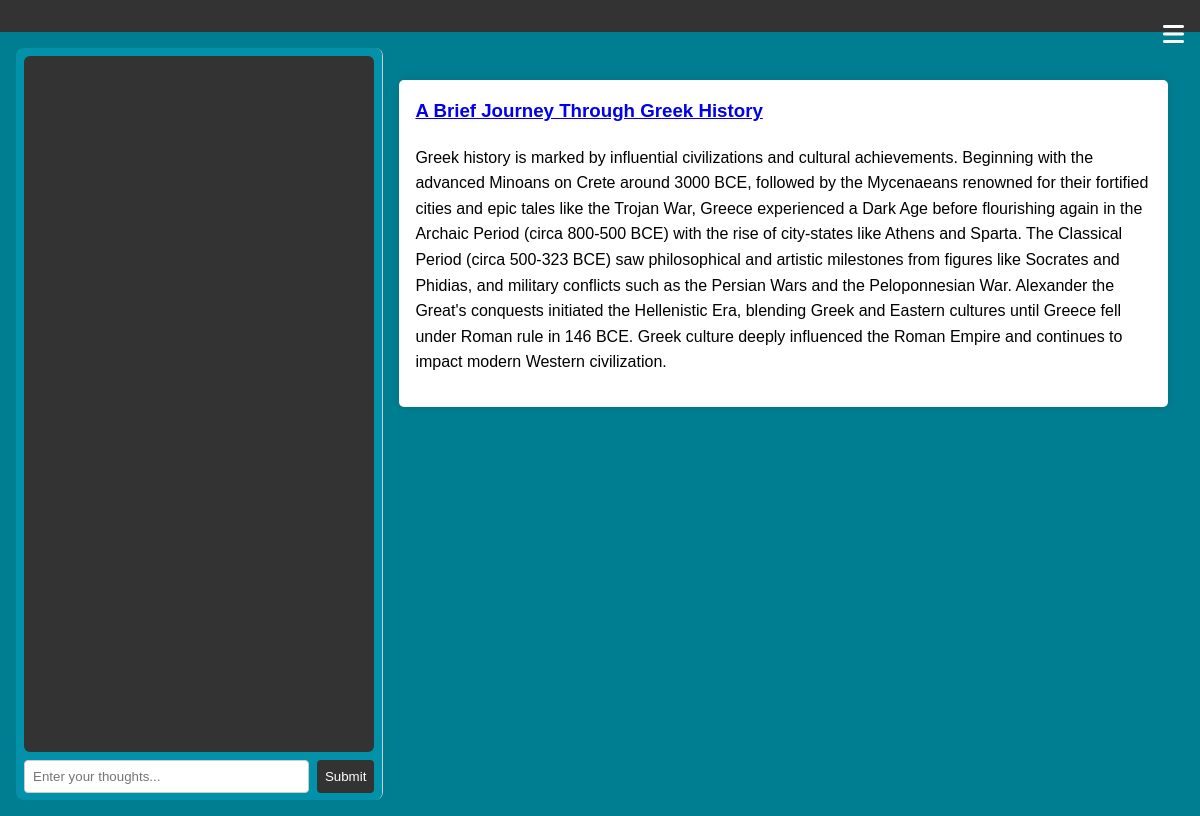
/tag/Alexander the Great, run on the app's committed database.
### tables this page shows
CREATE TABLE articles (
    id INTEGER PRIMARY KEY AUTOINCREMENT,
    title TEXT NOT NULL DEFAULT '',
    subtitle TEXT NOT NULL DEFAULT '',
    content TEXT NOT NULL DEFAULT '',
    tldr TEXT NOT NULL DEFAULT '',
    saved_title TEXT NOT NULL DEFAULT '',
    saved_subtitle TEXT NOT NULL DEFAULT '',
    saved_content TEXT NOT NULL DEFAULT '',
    author_id INTEGER NOT NULL,
    created TIMESTAMP DEFAULT CURRENT_TIMESTAMP,
    draft BOOLEAN DEFAULT TRUE,
    last_saved TIMESTAMP DEFAULT CURRENT_TIMESTAMP,
    blog_id INTEGER NOT NULL DEFAULT 0, evaluation TEXT NOT NULL DEFAULT '', score INTEGER NOT NULL DEFAULT 0,
    FOREIGN KEY (blog_id) REFERENCES blogs (id)
);

### app.py (the view)
@app.route('/tag/<tag>', methods=('GET',))
def tag(tag):
    conn = get_db_connection()
    articles = conn.execute('SELECT articles.id, articles.title, articles.subtitle, articles.tldr FROM articles JOIN article_tags ON articles.id = article_tags.article_id WHERE article_tags.tag = ? AND articles.DRAFT = FALSE', (tag,)).fetchall()
    conn.close()
    return render_template('articles.html', articles=articles)

### data.py (called while the page is built)
def get_db_connection():
    conn = sqlite3.connect(DATABASE)
    conn.row_factory = sqlite3.Row
    return conn

### templates/articles.html
{% extends 'base.html' %}
{% block content %}
<ul>
  {% for article in articles %}
    <li>
      <h3><a href="{{ url_for('view_article', article_id=article.id) }}">{{ article.title }}</a></h3>
      <p>{{ article.tldr }}</p>
    </li>
  {% endfor %}
{% endblock %}

### static/style.css (style rules this page uses)
body { font-family: Arial, sans-serif; margin: 0; padding: 0; background-color: #f4f4f4; line-height: 1.6; }
h1, h2, h3 { margin-top: 0; }
ul { list-style: none; padding: 0; }
ul li { background-color: white; margin: 1rem 0; padding: 1rem; border-radius: 5px; box-shadow: 0 0 10px rgba(0, 0, 0, 0.1); }

### templates/base.html (style rules this page uses)
body { display: flex; flex-direction: column; min-height: 100vh; margin: 0; background-color: #007e91; }

### data on the page
articles: title "A Brief Journey Through Greek History", tldr "Greek history is marked by influential civilizations and cultural achievements. Beginning with the advanced Minoans on Crete around 3000 BCE, followed by the Mycenaeans renowned for their fortified cities and epic tales like the Trojan War, Greece experienced a Dark Age before flourishing again in the Archaic Period (circa 800-500 BCE) with the rise of city-states like Athens and Sparta. The Classical Period (circa 500-323 BCE) saw philosophical and artistic milestones from figures like Socrates and Phidias, and military conflicts such as the Persian Wars and the Peloponnesian War. Alexander the Great's conquests initiated the Hellenistic Era, blending Greek and Eastern cultures until…"
